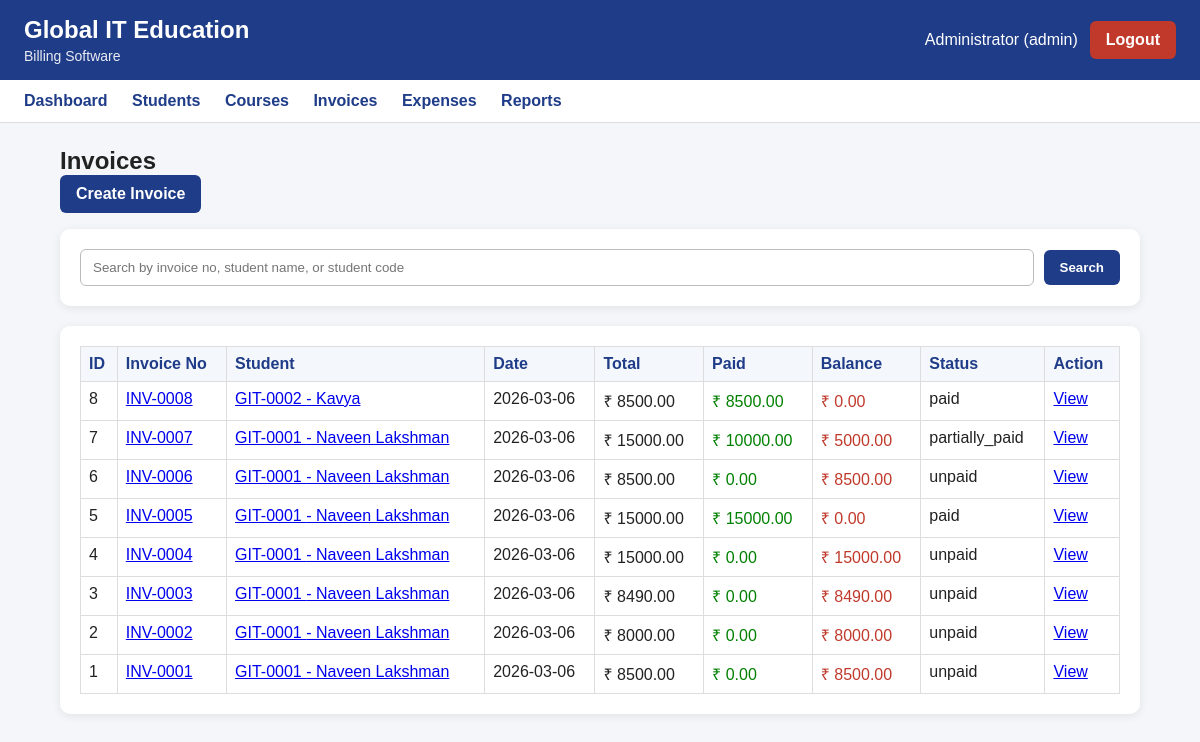
The page /invoices (signed in) on the database as committed earlier.
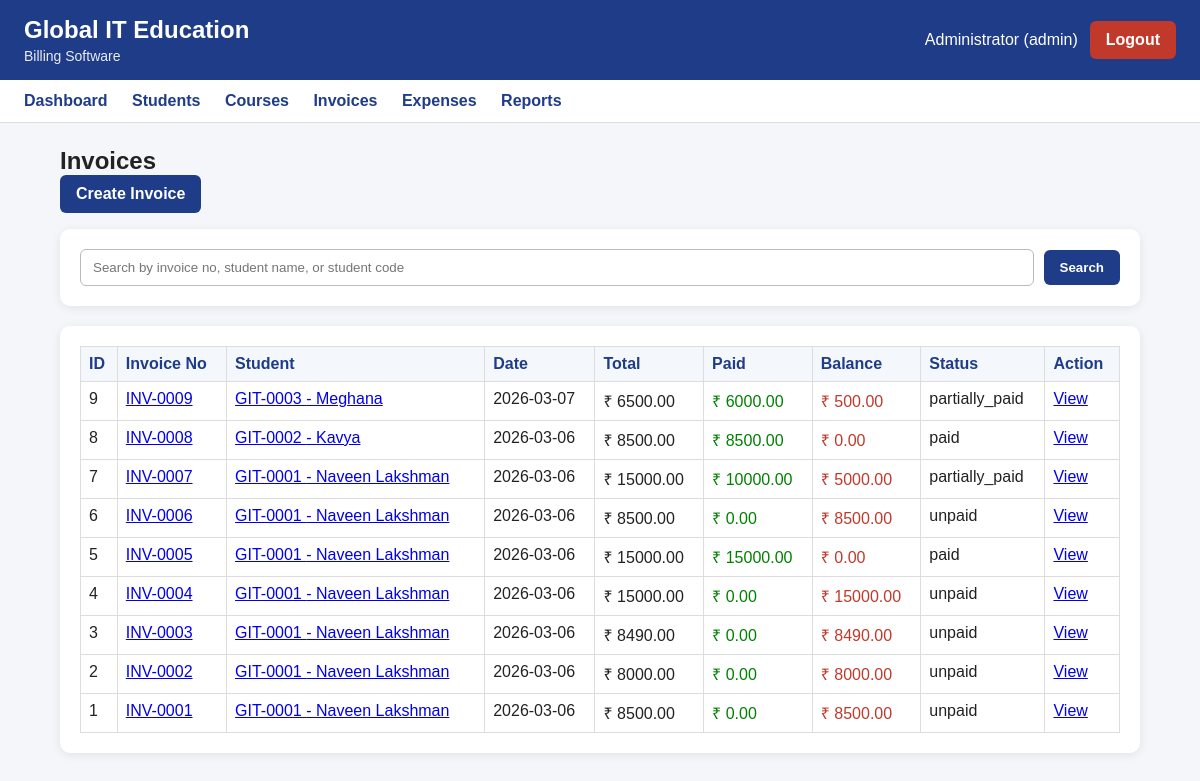
The same page on the database as committed later.
### tables this page shows
CREATE TABLE invoices (
            id INTEGER PRIMARY KEY AUTOINCREMENT,
            invoice_no TEXT NOT NULL UNIQUE,
            student_id INTEGER NOT NULL,
            invoice_date TEXT NOT NULL,
            subtotal REAL NOT NULL DEFAULT 0,
            discount_type TEXT NOT NULL DEFAULT 'none'
                CHECK(discount_type IN ('none', 'fixed', 'percentage')),
            discount_value REAL NOT NULL DEFAULT 0,
            discount_amount REAL NOT NULL DEFAULT 0,
            total_amount REAL NOT NULL DEFAULT 0,
            installment_type TEXT NOT NULL DEFAULT 'full'
                CHECK(installment_type IN ('full', 'custom')),
            notes TEXT,
            status TEXT NOT NULL DEFAULT 'unpaid'
                CHECK(status IN ('unpaid', 'partially_paid', 'paid', 'cancelled')),
            created_by INTEGER NOT NULL,
            created_at TEXT NOT NULL,
            updated_at TEXT, branch_id INTEGER,
            FOREIGN KEY (student_id) REFERENCES students(id),
            FOREIGN KEY (created_by) REFERENCES users(id)
        );

CREATE TABLE students (
            id INTEGER PRIMARY KEY AUTOINCREMENT,
            student_code TEXT NOT NULL UNIQUE,
            full_name TEXT NOT NULL,
            phone TEXT NOT NULL,
            email TEXT,
            address TEXT,
            joined_date TEXT NOT NULL,
            status TEXT NOT NULL DEFAULT 'active'
                CHECK(status IN ('active', 'completed', 'dropped')),
            created_at TEXT NOT NULL,
            updated_at TEXT
        , branch_id INTEGER);

### app.py (the view, shortened to what this page needs)
@app.route("/invoices")
@login_required
def invoices():
    search = request.args.get("search", "").strip()
    conn = get_conn()
    cur = conn.cursor()
    query = """
    SELECT
        invoices.id,
        invoices.invoice_no,
        invoices.invoice_date,
        invoices.total_amount,
        invoices.status,
        students.id AS student_id,
        students.student_code,
        students.full_name,
        IFNULL(SUM(payments.amount_paid), 0) AS paid_amount
    FROM invoices
    JOIN students
        ON invoices.student_id = students.id
    LEFT JOIN payments
        ON payments.invoice_id = invoices.id
    """
    params = []
    query += """
    GROUP BY invoices.id
    ORDER BY invoices.id DESC
    """
    cur.execute(query, params)
    invoices = cur.fetchall()
    conn.close()
    return render_template("invoices.html", invoices=invoices, search=search)

### app.py (called while the page is built)
def login_required(route_function):
    from functools import wraps
    @wraps(route_function)
    def wrapper(*args, **kwargs):
        if "user_id" not in session:
            flash("Please login first.", "warning")
            return redirect(url_for("login"))
        return route_function(*args, **kwargs)
    return wrapper

### db.py (called while the page is built)
def get_conn():
    conn = sqlite3.connect(DB_PATH)
    conn.row_factory = sqlite3.Row
    conn.execute("PRAGMA foreign_keys = ON;")
    return conn

### templates/invoices.html (shortened to what this page needs)
{% extends "base.html" %}
{% block content %}
<h2>Invoices</h2>
<div class="page-actions">
  <a class="btn btn-primary" href="{{ url_for('invoice_new') }}">Create Invoice</a>
</div>
<div class="card">
  <form method="get" class="search-form">
    <input
      type="text"
      name="search"
      value="{{ search or '' }}"
      placeholder="Search by invoice no, student name, or student code"
    >
    <button type="submit" class="btn btn-primary">Search</button>
  </form>
</div>
<div class="card">
  <table border="1" width="100%" cellpadding="10" class="billing-table">
<tr>
<th>ID</th>
<th>Invoice No</th>
<th>Student</th>
<th>Date</th>
<th>Total</th>
<th>Paid</th>
<th>Balance</th>
<th>Status</th>
<th>Action</th>
</tr>
{% for inv in invoices %}
{% set balance = (inv.total_amount or 0) - (inv.paid_amount or 0) %}
<tr>
<td>{{ inv.id }}</td>
<td>
<a href="{{ url_for('invoice_view', invoice_id=inv.id) }}">
{{ inv.invoice_no }}
</a>
</td>
<td>
<a href="{{ url_for('student_profile', student_id=inv.student_id) }}">
{{ inv.student_code }} - {{ inv.full_name }}
</a>
</td>
<td>{{ inv.invoice_date }}</td>
<td>₹ {{ "%.2f"|format(inv.total_amount or 0) }}</td>
<td style="color:green;">
₹ {{ "%.2f"|format(inv.paid_amount or 0) }}
</td>
<td style="color:#c0392b;">
₹ {{ "%.2f"|format(balance) }}
</td>
<td>{{ inv.status }}</td>
<td>
<a href="{{ url_for('invoice_view', invoice_id=inv.id) }}">View</a>
</td>
</tr>
{% endfor %}
</table>
</div>
{% endblock %}

Rows that differ between the two databases and show on the page:
added invoices: id "9", invoice_no "INV-0009", student_code "GIT-0003", full_name "Meghana", invoice_date "2026-03-07", total_amount "6500.00", paid_amount "6000.00", balance "500.00", status "partially_paid"
